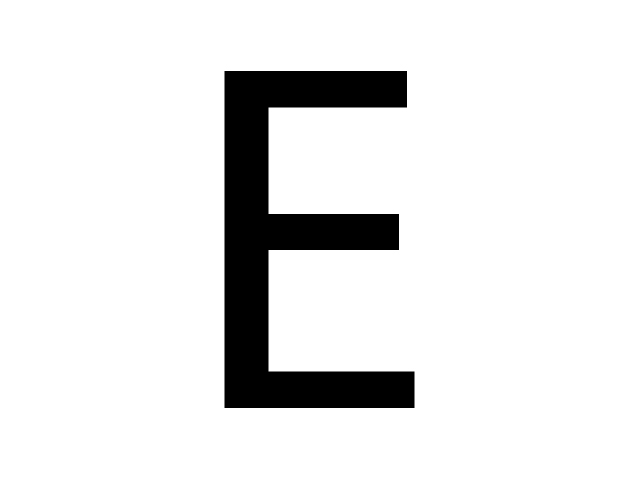
%> input picture text b on w.jpg, 640 x 480 px
$ octave SWT1.m   (GNU Octave 9; MATLAB toolbox functions it lacks are replaced by stand-ins)
%> lines starting %> are read from the running program, lines starting %| are printed output that depends on the picture; in (x1, y1, x2, y2) boxes, pixels count from 0 and x2, y2 are one past the last pixel; in counts of white or black regions, pixels touching at a corner belong together; the program's own positions count from 1
% Read in image
im = imread('text b on w.jpg');
%> im is the input picture: size 480x640x3 uint8; min 0, max 255, mean 230.2
%figure, imshow(im), title('Original Image');

% Convert image to gray scale
im = im2double(rgb2gray(im));
%> im: size 480x640 double
%figure, imshow(im), title('Black and White Image');

% Find edges using canny edge dector
edgeMap = edge(im, 'canny');
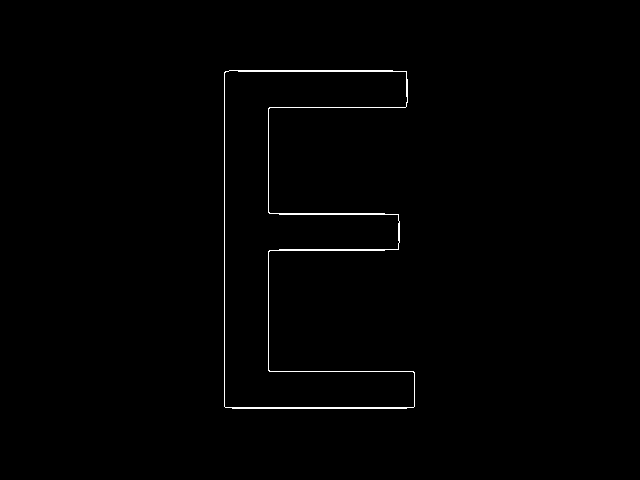
%> edgeMap: size 480x640 logical; 0.7% white in thin lines or dots, all inside (x1, y1, x2, y2) = (224, 70, 415, 409)
%figure, imshow(edgeMap), title('Edges Using Canny');

% Get all edge pixel postitions
[edgePointRows, edgePointCols] = find(edgeMap);
%> edgePointRows = 2162 values from 71 to 409; edgePointCols = 2162 values from 225 to 415

% Find gradient horizontal and vertical gradient
sobelMask = fspecial('sobel');
dx = imfilter(im,sobelMask);
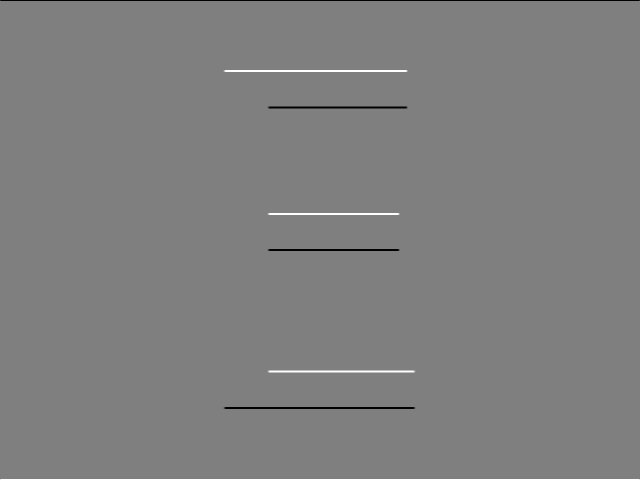
%> dx: size 480x640 double; min -4, max 4, mean 0; drawn with min black and max white
dy = imfilter(im,sobelMask');
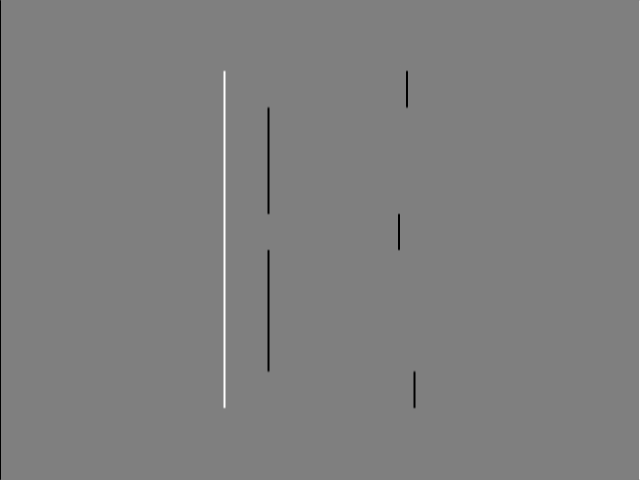
%> dy: size 480x640 double; min -4, max 4, mean 0; mean of the top-left, top-right, bottom-left and bottom-right quarters -0.00598, 0.00598, -0.00764, 0.00764; drawn with min black and max white
%figure, imshow(dx, []), title('Horizontal Gradient Image');
%figure, imshow(dy, []), title('Vertical Gradient Image');

% Initializing matrix of gradient direction
theta = zeros(size(edgeMap,1),size(edgeMap,2));

% Calculating theta, gradient direction, for each pixel on the image.
% ***This can be optimized by using edgePointCols and edgePointRows
% instead.***
for i=1:size(edgeMap,1)
    for j=1:size(edgeMap,2)
        if edgeMap(i,j) == 1
            theta(i,j) = atan2(dy(i,j),dx(i,j));
        end
    end
end

% Getting size of the image
[m,n] = size(edgeMap);
%> m = 480; n = 640

% Initializing Stoke Width array with infinity
swtMap = zeros(m,n);
for i=1:m
    for j=1:n
        swtMap(i,j) = inf;
    end
end
%> swtMap: size 480x640 double; every value is NaN or infinite

% Set the maximum stroke width, this number is variable for now but must be
% made to be more dynamic in the future
maxStrokeWidth = 350;

% Initialize container for all stoke points found
strokePointsX = zeros(size(edgePointCols));
strokePointsY = zeros(size(strokePointsX));
sizeOfStrokePoints = 0;

% Iterate through all edge points and compute stoke widths
for i=1:size(edgePointRows)
    step = 1;
    initialX = edgePointRows(i);
    initialY = edgePointCols(i);
    isStroke = 0;
    initialTheta = theta(initialX,initialY);
    sizeOfRay = 0;
    pointOfRayX = zeros(maxStrokeWidth,1);
    pointOfRayY = zeros(maxStrokeWidth,1);

    % Record first point of the ray
    pointOfRayX(sizeOfRay+1) = initialX;
    pointOfRayY(sizeOfRay+1) = initialY;

    % Increase the size of the ray
    sizeOfRay = sizeOfRay + 1;

    % Follow the ray
    while step < maxStrokeWidth
        nextX = round(initialX + cos(initialTheta) * step);
        nextY = round(initialY + sin(initialTheta) * step);

        step = step + 1;

        % Break loop if out of bounds.  For some reason this is really
        % slow.
        if nextX < 1 | nextY < 1 | nextX > m | nextY > n
            break
        end

        % Record next point of the ray
        pointOfRayX(sizeOfRay+1) = nextX;
        pointOfRayY(sizeOfRay+1) = nextY;

        % Increase size of the ray
        sizeOfRay = sizeOfRay + 1;

        % Another edge pixel has been found
        if edgeMap(nextX,nextY)

            oppositeTheta = theta(nextX,nextY);

            % Gradient direction roughtly opposite
            if abs(abs(initialTheta - oppositeTheta) - pi) < pi/2
                isStroke = 1;
                strokePointsX(sizeOfStrokePoints+1) = initialX;
                strokePointsY(sizeOfStrokePoints+1) = initialY;
                sizeOfStrokePoints = sizeOfStrokePoints + 1;
            end

            break
        end
    end

    % Edge pixel is part of stroke
    if isStroke

        % Calculate stoke width
        strokeWidth = sqrt((nextX - initialX)^2 + (nextY - initialY)^2);

        % Iterate all ray points and populate with the minimum stroke width
        for j=1:sizeOfRay
            swtMap(pointOfRayX(j),pointOfRayY(j)) = min(swtMap(pointOfRayX(j),pointOfRayY(j)),strokeWidth);
        end
    end
end
%> this loop made 2162 passes
%> strokeWidth on passes 2 to 13: 182, 182, 182, 182, 182, 182, 182, 182, 182, 182, 182, 182
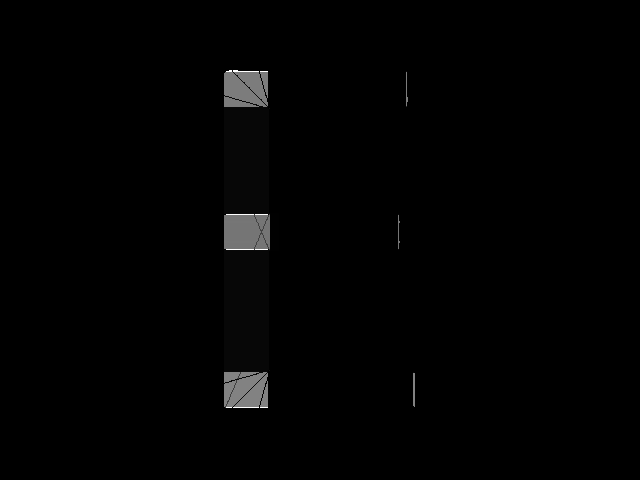
%> swtMap: size 480x640 double; 90.11% of the values are NaN or infinite; the others: min 35, max 337, mean 62.07; drawn with min black, max white, NaN and infinite black
%> after the loop, oppositeTheta = 1.57; pointOfRayX = 350 values, max 407 at index 1, min 0 at index 192, mean 222.1; pointOfRayY = 350 values, max 415 at index 1, min 0 at index 192, mean 174.6; sizeOfStrokePoints = 1575; strokePointsX = 2162 values, max 408 at index 334, min 0 at index 1576, mean 175; strokePointsY = 2162 values, max 415 at index 1542, min 0 at index 1576, mean 221.4; strokeWidth = 190

figure, imshow(swtMap, []), title('Stroke Width Transform: First Pass');

% Iterate through all stoke points for a refinement pass.  Refer to figure
% 4b in the paper.

for i=1:sizeOfStrokePoints
    step = 1;
    initialX = strokePointsX(i);
    initialY = strokePointsY(i);
    initialTheta = theta(initialX,initialY);
    sizeOfRay = 0;
    pointOfRayX = zeros(maxStrokeWidth,1);
    pointOfRayY = zeros(maxStrokeWidth,1);
    swtValues = zeros(maxStrokeWidth,1);
    sizeOfSWTValues = 0;

    % Record first point of the ray
    pointOfRayX(sizeOfRay+1) = initialX;
    pointOfRayY(sizeOfRay+1) = initialY;

    % Increase the size of the ray
    sizeOfRay = sizeOfRay + 1;

    % Record the swt value of first stoke point
    swtValues(sizeOfSWTValues+1) = swtMap(initialX,initialY);
    sizeOfSWTValues = sizeOfSWTValues + 1;

    % Follow the ray
    while step < maxStrokeWidth
        nextX = round(initialX + cos(initialTheta) * step);
        nextY = round(initialY + sin(initialTheta) * step);

        step = step + 1;

        % Record next point of the ray
        pointOfRayX(sizeOfRay+1) = nextX;
        pointOfRayY(sizeOfRay+1) = nextY;

        % Increase size of the ray
        sizeOfRay = sizeOfRay + 1;

        % Record the swt value of next stoke point
        swtValues(sizeOfSWTValues+1) = swtMap(nextX,nextY);
        sizeOfSWTValues = sizeOfSWTValues + 1;

        % Another edge pixel has been found
        if edgeMap(nextX,nextY)
            break
        end
    end

    % Calculate stoke width as the median value of all swtValues seen.
    strokeWidth = median(swtValues(1:sizeOfSWTValues));

    % Iterate all ray points and populate with the minimum stroke width
    for j=1:sizeOfRay
        swtMap(pointOfRayX(j),pointOfRayY(j)) = min(swtMap(pointOfRayX(j),pointOfRayY(j)),strokeWidth);
    end

end
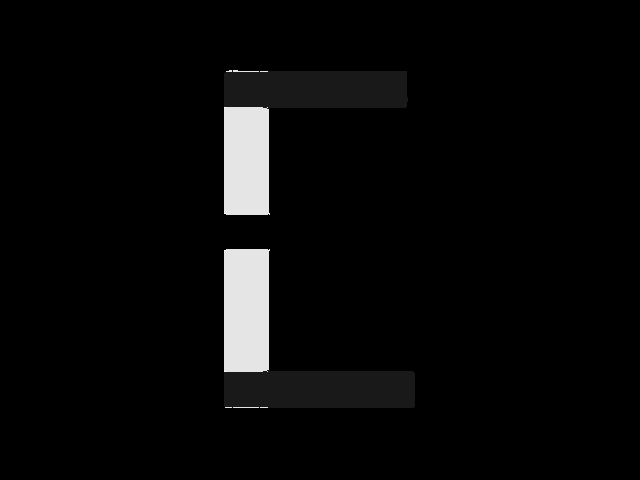
%> swtMap: size 480x640 double; 1.81% of pixels changed, all inside (x1, y1, x2, y2) = (224, 70, 415, 408); drawn with min black, max white, NaN and infinite black

figure, imshow(swtMap, []), title('Stroke Width Transform: Second Pass');
